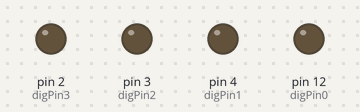
Bench run of a sketch on a simulated Arduino Uno, built with avr-gcc and run on an emulated ATmega328P. Parts: output pins drawn as LEDs (lit = HIGH).

Above: at 0.5 s.
At 2.5 s:
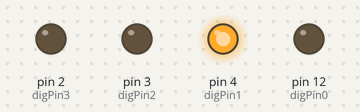
At 4.5 s:
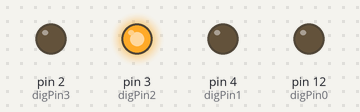
At 9.5 s:
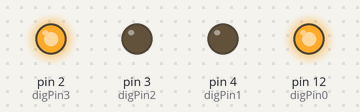
At 14.5 s:
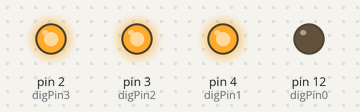
At 19.5 s:
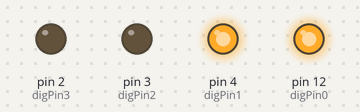
Timing chart, 0 to 20.8 s (numbered marks = the images above):
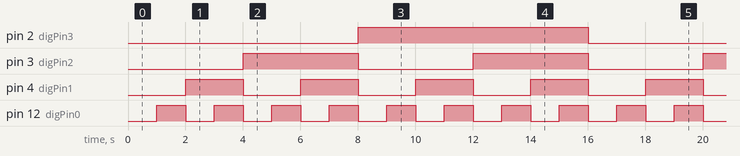

The sketch:

05_led_counter.ino
```cpp
int digPin0 = 12;
int digPin1 = 4;
int digPin2 = 3;
int digPin3 = 2;

int maxCounter = 15;

void setup() {
  // put your setup code here, to run once:
pinMode(digPin0, OUTPUT);
pinMode(digPin1, OUTPUT);
pinMode(digPin2, OUTPUT);
pinMode(digPin3, OUTPUT);
}

void loop() {
  // put your main code here, to run repeatedly:
int counter = 0;
int number;
int reminder;

while(counter <= maxCounter){
    reminder = counter % 2;
    number = counter/2;
    digitalWrite(digPin0, reminder == 1 ? HIGH : LOW);

    reminder = number % 2;
    number = number/2;
    digitalWrite(digPin1, reminder == 1 ? HIGH : LOW);

    reminder = number % 2;
    number = number/2;
    digitalWrite(digPin2, reminder == 1 ? HIGH : LOW);

    reminder = number % 2;
    number = number/2;
    digitalWrite(digPin3, reminder == 1 ? HIGH : LOW);

    delay(1000);
    counter++;
}
}
```

Measured:
- by itself, pin 2 (digPin3): alternates HIGH for 8.0 s and LOW for 8.0 s
- by itself, pin 3 (digPin2): alternates HIGH for 4.0 s and LOW for 4.0 s
- by itself, pin 4 (digPin1): alternates HIGH for 2.0 s and LOW for 2.0 s
- by itself, pin 12 (digPin0): alternates HIGH for 1.0 s and LOW for 1.0 s
